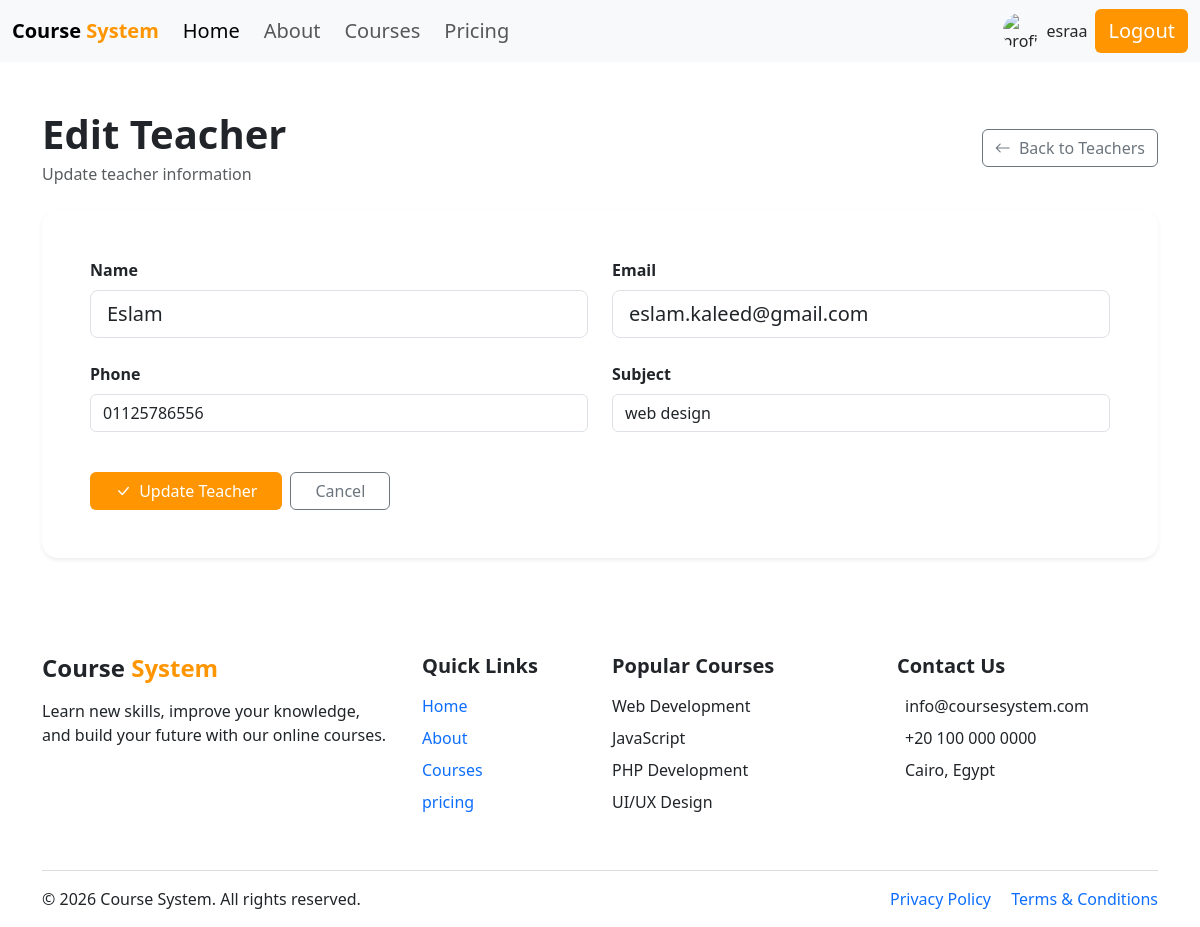
Page /edit_teacher.php?id=1 (signed in) on the committed database.
### tables this page shows
CREATE TABLE `teachers` (
  `id` int(11) NOT NULL,
  `phone` varchar(100) NOT NULL,
  `subject` varchar(100) NOT NULL,
  `user_id` int(11) NOT NULL
);

CREATE TABLE `users` (
  `id` int(11) NOT NULL,
  `name` varchar(100) NOT NULL,
  `email` varchar(100) NOT NULL,
  `password` varchar(255) NOT NULL,
  `role` varchar(50) NOT NULL,
  `image` varchar(255) NOT NULL
);

### edit_teacher.php (the view, shortened to what this page needs)
<?php
include "connect.php";
$id = (int) $_GET['id'];
$sql = "SELECT teachers.id,
               teachers.phone,
               teachers.subject,
               users.id AS user_id,
               users.name,
               users.email
        FROM teachers
        JOIN users ON teachers.user_id = users.id
        WHERE teachers.id = $id";
$result = $conn->query($sql);
$teacher = $result->fetch_assoc();
?>
<?php include "header.php"; ?>
<div class="container py-5">
    <div class="d-flex flex-column flex-md-row
                justify-content-between
                align-items-md-center
                gap-3
                mb-4">
        <div>
            <h1 class="fw-bold mb-1">
                Edit Teacher
            </h1>
            <p class="text-muted mb-0">
                Update teacher information
            </p>
        </div>
        <a href="manage_teachers.php"
           class="btn btn-outline-secondary">
            <i class="bi bi-arrow-left me-1"></i>
            Back to Teachers
        </a>
    </div>
    <div class="card border-0 shadow-sm rounded-4">
        <div class="card-body p-4 p-md-5">
            <form method="POST">
                <div class="row g-4">
                    <div class="col-md-6">
                        <label class="form-label fw-semibold">
                            Name
                        </label>
                        <input type="text"
                               name="name"
                               class="form-control form-control-lg"
                               value="<?php echo htmlspecialchars($teacher['name']); ?>"
                               placeholder="Enter teacher name"
                               required>
                    </div>
                    <div class="col-md-6">
                        <label class="form-label fw-semibold">
                            Email
                        </label>
                        <input type="email"
                               name="email"
                               class="form-control form-control-lg"
                               value="<?php echo htmlspecialchars($teacher['email']); ?>"
                               placeholder="Enter teacher email"
                               required>
                    </div>
                    <div class="col-md-6">
                        <label class="form-label fw-semibold">
                            Phone
                        </label>
                        <input type="text"
                               name="phone"
                               class="form-control"
                               value="<?php echo htmlspecialchars($teacher['phone']); ?>"
                               placeholder="Enter phone number"
                               required>
                    </div>
                    <div class="col-md-6">
                        <label class="form-label fw-semibold">
                            Subject
                        </label>
                        <input type="text"
                               name="subject"
                               class="form-control"
                               value="<?php echo htmlspecialchars($teacher['subject']); ?>"
                               placeholder="Enter subject"
                               required>
                    </div>
                    <div class="col-12">
                        <div class="d-flex flex-column flex-md-row
                                    gap-2
                                    pt-3">
                            <button type="submit"
                                    name="submit"
                                    class="btn text-white px-4"
                                    style="background-color: #FF9500;">
                                <i class="bi bi-check-lg me-1"></i>
                                Update Teacher
                            </button>
                            <a href="manage_teachers.php"
                               class="btn btn-outline-secondary px-4">
                                Cancel
                            </a>
                        </div>
                    </div>
                </div>
            </form>
        </div>
    </div>
</div>
<?php include "footer.php"; ?>

### rows in the picture
teachers: name "Eslam", email "eslam.kaleed@gmail.com", phone "01125786556", subject "web design"

### other values in the picture
$_SESSION['name'] "esraa"
